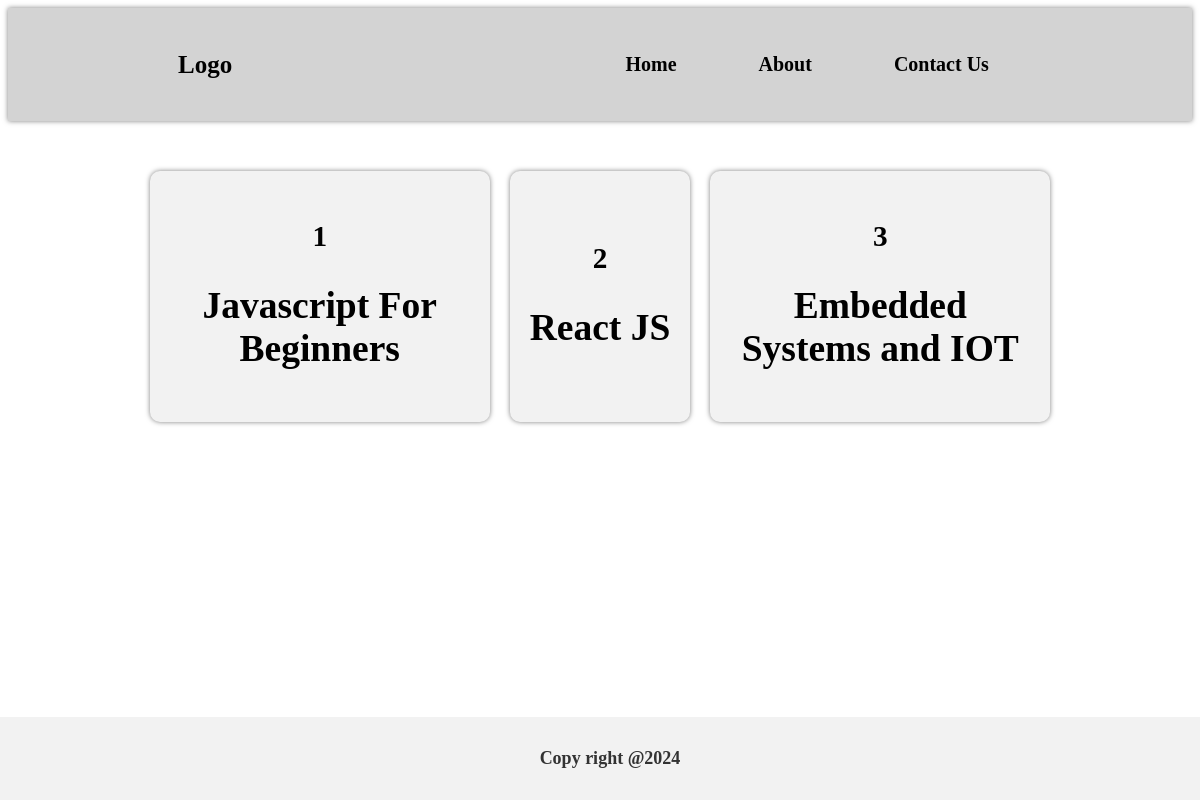
Page /baseapp/ on the committed database.
### base/models.py (models this page shows, shortened)
class Room(models.Model):
    name=models.CharField(max_length=200)
    description=models.TextField(max_length=1500)
    updated=models.DateTimeField(auto_now=True)
    created=models.DateTimeField(auto_now_add=True)

### base/views.py (the view)
# urls.py: path('',views.home,name='home'),
def home(request):
    rooms=Room.objects.all()
    context={'rooms':rooms}
    return render(request, 'home.html',context)

### templates/home.html (shortened to what this page needs)
{% extends "main.html" %}
{% block content  %}
<div class="container">
    <div class='room-list'>
        {% for room in rooms %}
                <div class='room'>
                    <a href="rooms/{{ room.id }}">
                        <h3>{{ room.id }}</h3>
                        <h2>{{ room.name}}</h2>
                    </a>
                </div>
        {% endfor %}
    </div>
</div>
{% endblock  %}

### templates/main.html (shortened to what this page needs)
<!DOCTYPE html>
<html lang="en">
<head>
</head>
<body>
    {% include "navbar.html" %}
    {% block content %}
     {% endblock %}
     {%include "footer.html" %}
</body>
</html>

### templates/navbar.html (shortened to what this page needs)
<nav>
    <a href="#">Logo</a>
    <ul>
        <a href="{% url 'home' %}"><li>Home</li></a>
        <a href="{% url 'about' %}"><li>About</li></a>
        <a href="{% url 'contact' %}"><li>Contact Us</li></a>
    </ul>
</nav>

### templates/footer.html (shortened to what this page needs)
<footer>
    <p >Copy right @2024 </p>
</footer>

### templates/main.html (style rules this page uses)
.room-list { width:100%; display: flex; flex-wrap: wrap; justify-content: center; gap: 20px; margin-top: 50px; }
.room { margin-bottom: 20px; padding: 20px; background-color: #f2f2f2; border-radius: 10px; box-shadow: 0px 0px 5px rgba(0,0,0,0.5); display: flex; flex-direction: column; align-items: center; justify-content: center; gap: 10px; text-align: center; font-weight: bold; font-size: 1.5rem; cursor: pointer; transition: background-color 0.3s ease; max-width: 300px; }

### templates/footer.html (style rules this page uses)
footer { text-align:center; background-color: #f2f2f2; padding: 10px; color: #333; position: fixed; bottom: 0; width: 100%; left: 0; right: 0; font-size: 12px; line-height: 1.5; }
footer p { font-weight: bold; font-size: 18px; }

### rows in the picture
Room: id "1", name "Javascript For Beginners"
Room: id "2", name "React JS"
Room: id "3", name "Embedded Systems and IOT"
